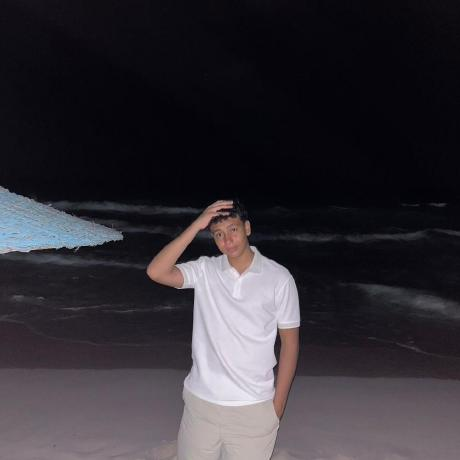
#> input picture source-photo.jpg, 460 x 460 px
$ python make_ascii_svg.py
#> lines starting #> are read from the running program, lines starting #| are printed output that depends on the picture
#!/usr/bin/env python3
import html
from pathlib import Path

from PIL import Image, ImageEnhance, ImageOps

ROOT = Path(__file__).resolve().parent.parent
SOURCE = ROOT / "source-photo.jpg"
OUTPUT = ROOT / "boda-ascii.svg"
RAMP = "@%#*+=-:. "
COLS = 56


def main():
    image = Image.open(SOURCE).convert("RGB")
#> image is the input picture: PIL image 460x460 RGB; mean R, G, B 51.8, 48, 54.3
    image = ImageOps.fit(image, (COLS, 42), method=Image.Resampling.LANCZOS)
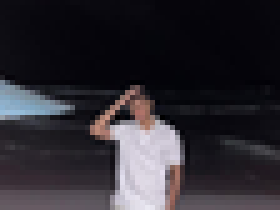
#> image: PIL image 56x42 RGB (shown 5 times larger); mean R, G, B 45.8, 42.9, 49.4
    gray = ImageEnhance.Contrast(ImageOps.grayscale(image)).enhance(1.55)
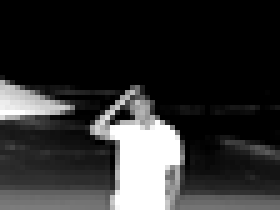
#> gray: PIL image 56x42 L (shown 5 times larger); min 0, max 255, mean 47.7
    lines = []
    for y in range(gray.height):
        line = "".join(RAMP[pixel * (len(RAMP)-1) // 255] for pixel in [gray.getpixel((x, y)) for x in range(gray.width)])
        lines.append(html.escape(line.rstrip()))
#> after the loop, lines = 42 items
    width, height = 420, 430
    body = [f'''<svg xmlns="http://www.w3.org/2000/svg" width="{width}" height="{height}" viewBox="0 0 {width} {height}" role="img" aria-label="Animated ASCII portrait of bodajava">
<style>text{{font-family:ui-monospace,SFMono-Regular,Menlo,monospace;fill:#c9d1d9;font-size:8.2px}} .line{{opacity:0;animation:type .16s ease-out forwards}} @keyframes type{{from{{opacity:0;transform:translateX(-8px)}}to{{opacity:1;transform:none}}}}</style>
<rect x=".5" y=".5" width="419" height="429" rx="12" fill="#080c12" stroke="#1f6feb" stroke-opacity=".55"/>
<circle cx="20" cy="17" r="5" fill="#ff5f56"/><circle cx="36" cy="17" r="5" fill="#ffbd2e"/><circle cx="52" cy="17" r="5" fill="#27c93f"/>
<text x="210" y="21" text-anchor="middle" fill="#7d8590" font-size="12">boda@github: ~/portrait.txt</text><line y1="34" y2="34" x2="420" stroke="#1f6feb" stroke-opacity=".35"/>''']
    for index, line in enumerate(lines):
        body.append(f'<text class="line" x="18" y="{52 + index*8.7:.1f}" xml:space="preserve" style="animation-delay:{index*.035:.3f}s">{line or " "}</text>')
#> this loop made 42 passes
#> after the loop, body = 43 items
    body.append('</svg>')
    OUTPUT.write_text("".join(body), encoding="utf-8")
    print(f"Wrote {OUTPUT}")


if __name__ == "__main__":
    main()
